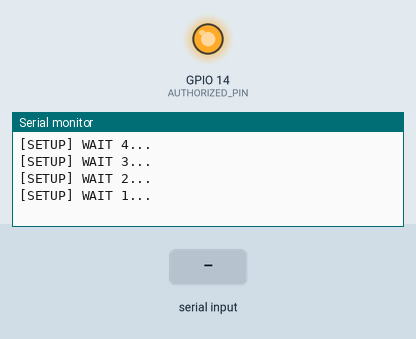
The sketch below on a simulated ESP8266 (NodeMCU). On the bench: output pins drawn as LEDs (lit = HIGH), the last lines printed to the serial monitor. Inputs (shaded band) come from the test bench. WiFi joins after 1.5 s; servers stay silent unless stated; uploads are accepted with an empty reply.

Above: at 5.2 s.
5.3 s: " : 1}\n" received over Serial
At 7.5 s:
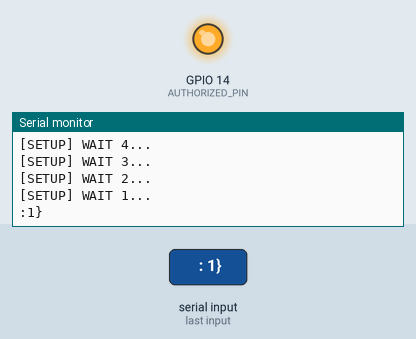
8.3 s: "1\n" received over Serial
At 10.2 s:
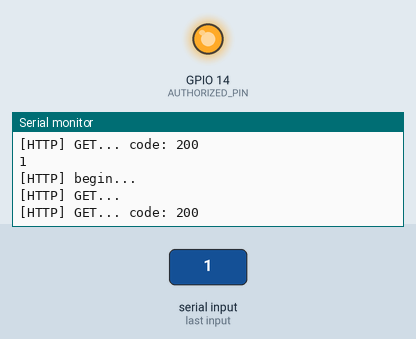
Timing chart, 0 to 11.7 s (numbered marks = the images above; inputs shaded):
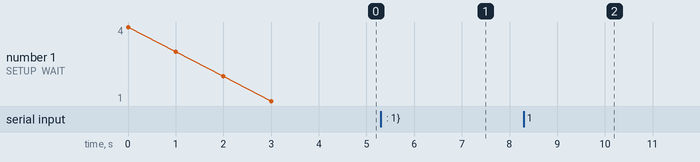

Measured:
- after the input at 5.3 s, the serial monitor: prints a new line after 1.0 s (image 1)
- after the input at 8.3 s, the serial monitor: prints a new line after 1.0 s (image 2)

The sketch:

read-rfid.ino
```cpp
#include <Arduino.h>
#include <ESP8266WiFi.h>
#include <ESP8266WiFiMulti.h>
#include <ESP8266HTTPClient.h>
#include <WiFiClient.h>
#include <String.h>
#include "wifi.h"

#define AUTHORIZED_PIN  14    //Pin 9 para el reset del RC522
ESP8266WiFiMulti WiFiMulti;

void setup()
{
  Serial.begin(115200);
  for (uint8_t t = 4; t > 0; t--)
  {
    Serial.printf("[SETUP] WAIT %d...\n", t);
    Serial.flush();
    delay(1000);
  }
  pinMode(AUTHORIZED_PIN, OUTPUT);
  digitalWrite(AUTHORIZED_PIN, HIGH);
  WiFi.mode(WIFI_STA);
  WiFiMulti.addAP(ssid, password);
}

void loop()
{
  if (Serial.available() > 0)
  {
    String uid = Serial.readString(); // read the incoming byte:
    uid.replace("\n", "");
    uid.replace(" ", "");
    uid.replace("\t", "");
    Serial.println(uid);
    uid = host + "&key_name=" + uid;
    if ((WiFiMulti.run() == WL_CONNECTED))
    {

      WiFiClient client;
      HTTPClient http;
      Serial.print("[HTTP] begin...\n");
      if (http.begin(client, uid))
      { // HTTP
        Serial.print("[HTTP] GET...\n");
        // start connection and send HTTP header
        int httpCode = http.GET();

        // httpCode will be negative on error
        if (httpCode > 0)
        {
          // HTTP header has been send and Server response header has been handled
          Serial.printf("[HTTP] GET... code: %d\n", httpCode);

          // file found at server
          if (httpCode == HTTP_CODE_OK || httpCode == HTTP_CODE_MOVED_PERMANENTLY)
          {
            String payload = http.getString();
            Serial.println(payload);
            if(payload.indexOf(" : 1}") != -1){
            Serial.println("AUTH");
              digitalWrite(AUTHORIZED_PIN, LOW);
              delay(800);
              digitalWrite(AUTHORIZED_PIN, HIGH);
            }
          }
        }
        else
        {
          Serial.printf("[HTTP] GET... failed, error: %s\n", http.errorToString(httpCode).c_str());
        }

        http.end();
      }
      else
      {
        Serial.printf("[HTTP} Unable to connect\n");
      }
    }
    delay(100);
  }
}

int get_uid()
{
}

char *string_from_bytes(byte *buffer, byte bufferSize)
{
  byte_array(buffer, bufferSize);
  char str[(bufferSize) + 1];
  memcpy(str, buffer, bufferSize);
  str[bufferSize] = 0; // Null termination.
  Serial.println(str);
  return str;
}

void byte_array(byte *buffer, byte bufferSize)
{
  for (byte i = 0; i < bufferSize; i++)
  {
    Serial.print(buffer[i] < 0x10 ? " 0" : " ");
    Serial.print(buffer[i], HEX);
  }
}
```

wifi.h
```cpp
#include <String.h>

const char *ssid = "Mujica";
const char *password = "Mug2215562.";
String host = "http://app.data-fin.com/joly-api/accessKey/GAefMVZpWO0JnxR4RM1I/?device_name=pla0oWDd8r2yIsxOXjdn&device_token=kSyE5C220EfYqXWydc2w";
```
